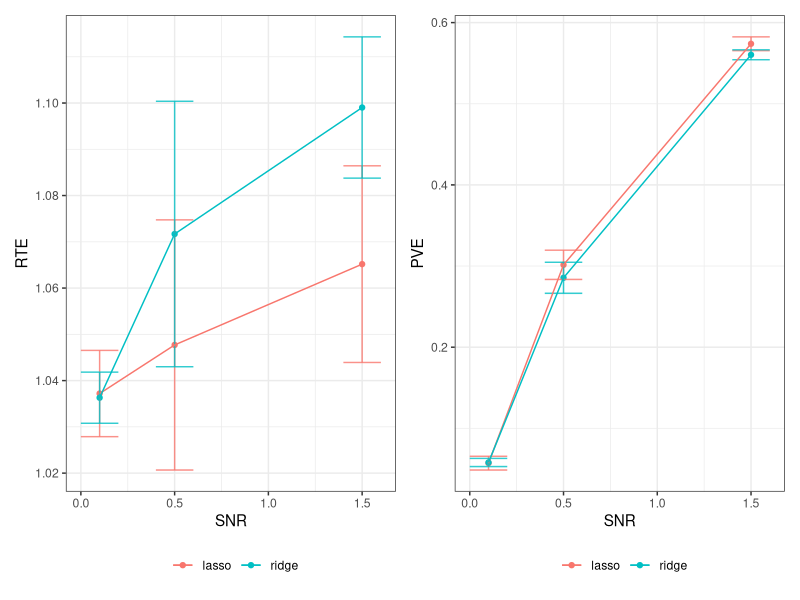
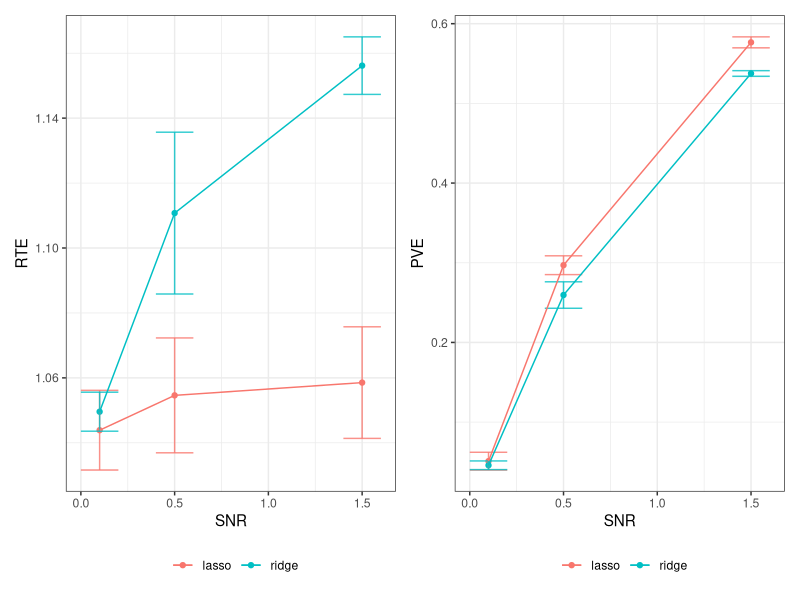

Here is the R script that generated these plots, in order:
## ---- chunk 1
#| results: 'hide'
#| message: false
#| warning: false

library(MASS) 
library(tidyverse) 
library(patchwork) 
library(glmnet)  
## ---- chunk 2
#' Simulate data
#'
#' @param n Number of observations
#' @param p Number of variables
#' @param s Sparsity level (number of nonzero coefficients)
#' @param snr Signal-to-noise ratio
#' @param rho Predictor correlation level
#' @return List containing simulated covariate matrix `X`, 
#' outcome vector `y`, true coefficient vector `beta`, 
#' covariate matrix `Sigma`, and variance of y `sigma`
simulate_data <- function(n, p, s, snr, rho) {
  
  # Generate covariance matrix
  cov_mat = matrix(0, nrow = p, ncol = p)
  for (row in 1:p) {
    for (col in 1:p) {
      cov_mat[row, col] = rho^(abs(row-col))
    }
  }
  
  # Generate X 
  x <- mvrnorm(n=n, mu=rep(0,p), Sigma = cov_mat)

  # Generate beta values 
  b <- rep(0, p)
  b[1:s] <- 1
 
  # find values
  mu <- x %*% b
  intercept <- -mean(mu)
  
  # Calculate variance
  var <- as.numeric((t(b) %*% cov_mat %*% b)/snr)

  # Generate y values
  y <- mvrnorm(mu = mu, Sigma = var*diag(n))
  
  return(list(X = x, y = y, beta = b, Sigma = cov_mat, sigma = var))
}
## ---- chunk 3
#' Return model metrics
#'
#' @param coef_est Vector with estimated coefficients 
#' @param test_data Withheld test set (`simulate_data()` output)
#' @return Vector with relative test error (RTE) and proportion 
#' of variance explained (PVE). 
get_metrics <- function(coef_est, test_data) {
  
  # Extract out values needed
  coef_true <- test_data$beta
  Sigma <- test_data$Sigma
  var_y <- test_data$sigma

  # Calculate relative test error
  RTE <- (t(coef_est - coef_true) %*% Sigma %*% 
            (coef_est - coef_true) + var_y) / 
            var_y
    
  # Calculate PVE
  # Proportion of variance explained
  PVE <- 1 - (t(coef_est - coef_true) %*% Sigma %*%
                (coef_est - coef_true) + var_y) / 
    (var_y + t(coef_true %*% Sigma %*% coef_true))

  
  return(c(RTE = RTE, PVE = PVE))
}
## ---- chunk 4
#' Model selection simulation
#'
#' @param params named vector containing all parameters needed for 
#' data generation (rho, snr, n, p, s)
#' @param seed (optional) random seed to set before setting folds, 
#' by default not used
#' @return Vector with parameter values, results
model_selection <- function(params, seed = NULL) {
  
  # Extract out parameters
  n <- params['n']
  p <- params['p']
  s <- params['s']
  snr <- params['snr']
  rho <- params['rho']

  # Generate training and test data
  train <- simulate_data(n, p, s, snr, rho)
  test <- simulate_data(n, p, s, snr, rho)
  
  # Set folds, if needed
  if (!is.null(seed)){
    set.seed(seed)
  }
  k <- 5
  folds <- sample(1:k, nrow(train$X), replace=TRUE)
  
  # Lasso model
  start_lasso <- Sys.time()
  lasso_cv <- cv.glmnet(train$X, train$y, nfolds = k, foldid = folds, 
                           alpha = 1, family = "gaussian", 
                        intercept=FALSE) 
  lasso_mod <- glmnet(train$X, train$y, lambda = lasso_cv$lambda.min,
                      alpha = 1, family = "gaussian", intercept=FALSE)
  end_lasso <- Sys.time()
  
  # Get lasso results
  lasso_time <- as.numeric(difftime(end_lasso, start_lasso, 
                                    units = "secs"))
  lasso_results <- c(lasso_time, 
                     get_metrics(coef(lasso_mod)[-1], test))
  names(lasso_results) <- c("lasso_sec", "lasso_RTE", "lasso_PVE")
  
  # Ridge model 
  start_ridge <- Sys.time()
  ridge_cv <- cv.glmnet(train$X, train$y, nfolds = k, foldid = folds, 
                        alpha = 0, family = "gaussian", 
                        intercept=FALSE)
  ridge_mod <- glmnet(train$X, train$y, lambda = ridge_cv$lambda.min,
                      alpha = 0, family = "gaussian", intercept=FALSE)
  end_ridge <- Sys.time()
  
  # Get ridge results
  ridge_time <- as.numeric(difftime(end_ridge, start_ridge, 
                                    units = "secs"))
  ridge_results <- c(ridge_time, 
                     get_metrics(coef(ridge_mod)[-1], test))
  names(ridge_results) <- c("ridge_sec", "ridge_RTE", "ridge_PVE")
  
  # Full results
  res <- c(n, p, s, snr, rho, lasso_results, ridge_results)
  
  return(res)
}
## ---- chunk 5
# Set up parameter grid
rho_grid <- c(0.35)
snr_grid <- c(0.1, 0.5, 1.5)
n_grid <- c(500)
p_grid <- c(50, 100)
s_grid = c(10)
iter_grid <- 1:5
param_grid <- expand.grid(rho = rho_grid, snr = snr_grid, n = n_grid,
                          p = p_grid, s = s_grid, iter = iter_grid)

# convert to numeric
param_grid <- as.matrix(param_grid)
head(param_grid)
## ---- chunk 6
# Run experiments
results <- apply(param_grid, 1, model_selection) %>% t() 

# Convert to long data frame
results <- as.data.frame(results) %>% 
  pivot_longer(cols = starts_with(c("lasso", "ridge")),
               names_to = c("method", ".value"), names_sep="_")
## ---- chunk 7
avg_time <- results %>%
  group_by(method, n, p) %>%
  summarize(avg_seconds = round(mean(sec),3)) %>%
  ungroup()
avg_time
## ---- chunk 8
#' Generate RTE and PVE plots for a given set of parameters
#'
#' @param results Data frame with simulation results  
#' @param n_input Number of observations
#' @param p_input Number of variables
#' @param s_input Sparsity level
#' @return ggplot object
generate_plot <- function(results, n_input, p_input, s_input) {
 
  setting <- results %>%
    filter(n == n_input, p == p_input, s == s_input) %>%
    group_by(method, snr) %>%
    summarize(mean_RTE = mean(RTE, na.rm = TRUE), 
              sd_RTE = sd(RTE, na.rm = TRUE),
              mean_PVE = mean(PVE, na.rm = TRUE), 
              sd_PVE = sd(PVE, na.rm = TRUE))

  rte_plot <- ggplot(setting) + 
    geom_point(aes(x = snr, y = mean_RTE, color = method)) + 
    geom_errorbar(aes(x = snr, ymin = mean_RTE - sd_RTE, 
                      ymax = mean_RTE + sd_RTE, color = method),
                  alpha = 0.8, width = 0.2) + 
    geom_line(aes(x = snr, y = mean_RTE, color = method)) + 
    theme_bw() + 
    theme(legend.position = "bottom") + 
    labs(x = "SNR", y = "RTE", color = "")
  
  
  pve_plot <- ggplot(setting) + 
    geom_point(aes(x = snr, y = mean_PVE, color = method)) + 
    geom_errorbar(aes(x = snr, ymin = mean_PVE - sd_PVE, 
                      ymax = mean_PVE + sd_PVE, color = method),
                  alpha = 0.8, width = 0.2) + 
    geom_line(aes(x = snr, y = mean_PVE, color = method)) + 
    theme_bw() + 
    theme(legend.position = "bottom") + 
    labs(x = "SNR", y = "PVE", color = "")

  full_plot <- rte_plot + pve_plot 
  
  return(full_plot)
}
generate_plot(results, 500, 50, 10)
## ---- chunk 9
generate_plot(results, 500, 100, 10)
